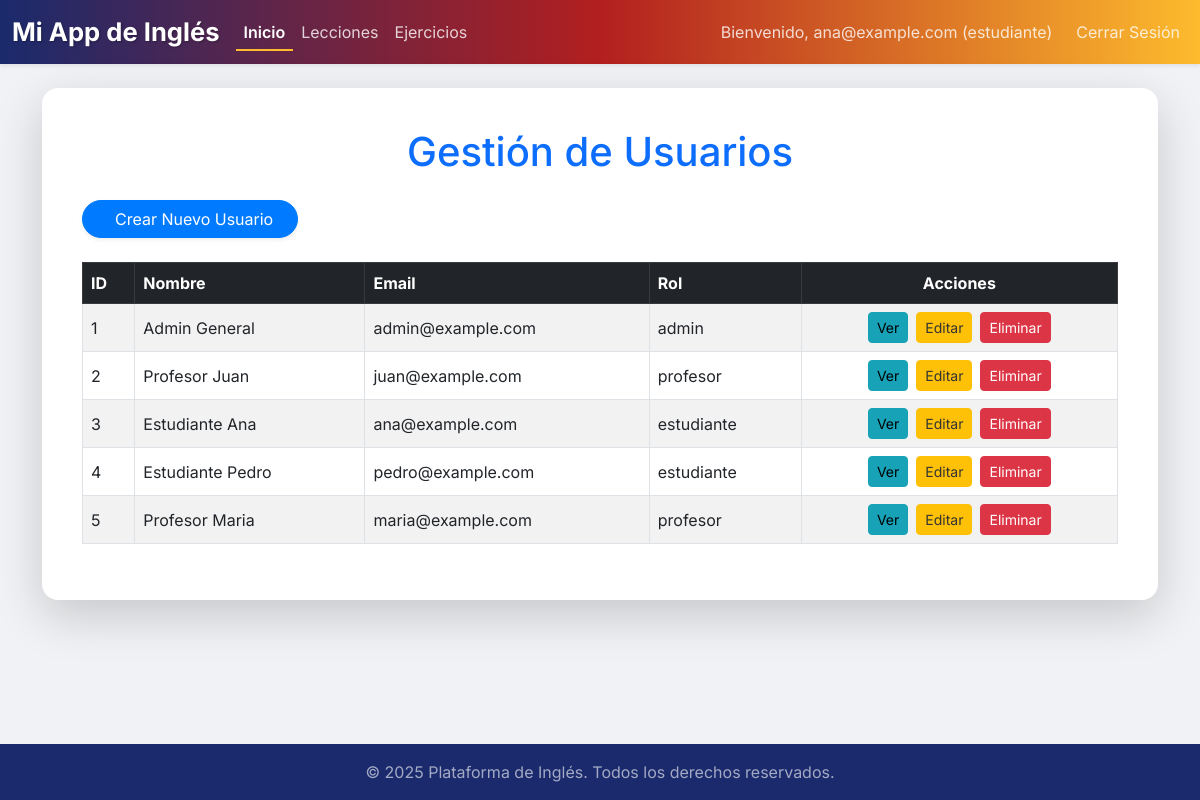
The app's page /usuarios_web (signed in) with its own data.
### app.py (models this page shows, shortened)
class BaseModel(db.Model):
    __abstract__ = True # Indica que esta clase es abstracta y no se mapeará a una tabla
    @classmethod
    def get_all(cls):
        return cls.query.all()

class Usuario(BaseModel):
    __tablename__ = 'usuarios'
    id_usuario = db.Column(db.Integer, primary_key=True)
    nombre = db.Column(db.String(100), nullable=False)
    email = db.Column(db.String(120), unique=True, nullable=False)
    contrasena_hash = db.Column(db.String(255), nullable=False)
    rol = db.Column(db.String(50), nullable=False) # 'admin', 'profesor', 'estudiante'
    fecha_registro = db.Column(db.DateTime, default=datetime.datetime.now)
    activo = db.Column(db.Boolean, default=True)
    estudiante_rel = db.relationship('Estudiante', backref='usuario', uselist=False, lazy=True, cascade="all, delete-orphan")
    profesor_rel = db.relationship('Profesor', backref='usuario', uselist=False, lazy=True, cascade="all, delete-orphan")

### app.py (the view)
@app.route('/usuarios_web')
@login_required # Protege la ruta para que solo usuarios logueados puedan acceder
def usuarios_web():
    usuarios = Usuario.get_all()
    return render_template('usuarios.html', usuarios=usuarios)

### app.py (called while the page is built)
def login_required(f):
    @wraps(f)
    def decorated_function(*args, **kwargs):
        if 'user_id' not in session:
            flash('Necesitas iniciar sesión para acceder a esta página.', 'warning')
            return redirect(url_for('login'))
        return f(*args, **kwargs)
    return decorated_function

### templates/usuarios.html (shortened to what this page needs)
{% extends "base.html" %}
{% block content %}
    <div class="card p-4 shadow-lg border-0 rounded-4">
        <div class="card-body">
            <h1 class="text-center mb-4 text-primary">Gestión de Usuarios</h1>
            <a href="{{ url_for('nuevo_usuario_web') }}" class="btn btn-primary mb-4 rounded-pill px-4 shadow-sm">
                 Crear Nuevo Usuario
            </a>
            <div class="table-responsive">
                <table class="table table-striped table-hover table-bordered align-middle">
                    <thead class="table-dark">
                        <tr>
                            <th scope="col">ID</th>
                            <th scope="col">Nombre</th>
                            <th scope="col">Email</th>
                            <th scope="col">Rol</th>
                            <th scope="col" class="text-center">Acciones</th>
                        </tr>
                    </thead>
                    <tbody>
                        {% for usuario in usuarios %}
                        <tr>
                            <td>{{ usuario.id_usuario }}</td>
                            <td>{{ usuario.nombre }}</td>
                            <td>{{ usuario.email }}</td>
                            <td>{{ usuario.rol }}</td>
                            <td>
                                <div class="d-flex justify-content-center">
                                    <a href="{{ url_for('ver_usuario_web', id_usuario=usuario.id_usuario) }}" class="btn btn-info btn-sm me-2">Ver</a>
                                    <a href="{{ url_for('editar_usuario_web', id_usuario=usuario.id_usuario) }}" class="btn btn-warning btn-sm me-2">Editar</a>
                                    <form action="{{ url_for('eliminar_usuario_web', id_usuario=usuario.id_usuario) }}" method="POST" style="display:inline-block;">
                                        <button type="submit" class="btn btn-danger btn-sm" onclick="return confirm('¿Estás seguro de que quieres eliminar este usuario?');">Eliminar</button>
                                    </form>
                                </div>
                            </td>
                        </tr>
                        {% else %}
                        <tr>
                            <td colspan="5" class="text-center text-muted py-3">No hay usuarios registrados.</td>
                        </tr>
                        {% endfor %}
                    </tbody>
                </table>
            </div>
        </div>
    </div>
{% endblock %}

### templates/base.html (shortened to what this page needs)
<!DOCTYPE html>
<html lang="es">
<head>
    <link href="https://cdn.jsdelivr.net/npm/bootstrap@5.3.0/dist/css/bootstrap.min.css" rel="stylesheet">
    <link rel="stylesheet" href="{{ url_for('static', filename='css/style.css') }}">
</head>
<body>
    <nav class="navbar navbar-expand-lg navbar-dark bg-dark custom-navbar-gradient shadow-sm">
        <div class="container-fluid">
            <a class="navbar-brand fw-bold" href="{{ url_for('index') }}">Mi App de Inglés</a>
            <div class="collapse navbar-collapse" id="navbarNav">
                <ul class="navbar-nav me-auto mb-2 mb-lg-0">
                    {% if session.get('user_id') %}
                    <li class="nav-item">
                        <a class="nav-link active" aria-current="page" href="{{ url_for('index') }}">Inicio</a>
                    </li>
                    {% endif %}
                    {% if session.get('user_rol') == 'admin' %}
                    <li class="nav-item">
                        <a class="nav-link" href="{{ url_for('niveles_web') }}">Niveles</a>
                    </li>
                    <li class="nav-item">
                        <a class="nav-link" href="{{ url_for('usuarios_web') }}">Usuarios</a>
                    </li>
                    <li class="nav-item">
                        <a class="nav-link" href="{{ url_for('estudiantes_web') }}">Estudiantes</a>
                    </li>
                    <li class="nav-item">
                        <a class="nav-link" href="{{ url_for('profesores_web') }}">Profesores</a>
                    </li>
                    <li class="nav-item">
                        <a class="nav-link" href="{{ url_for('lecciones_web') }}">Lecciones</a>
                    </li>
                    <li class="nav-item">
                        <a class="nav-link" href="{{ url_for('ejercicios_web') }}">Ejercicios</a>
                    </li>
                    {% elif session.get('user_rol') == 'estudiante' %}
                    <li class="nav-item">
                        <a class="nav-link" href="{{ url_for('lecciones_web') }}">Lecciones</a>
                    </li>
                    <li class="nav-item">
                        <a class="nav-link" href="{{ url_for('ejercicios_web') }}">Ejercicios</a>
                    </li>
                    {% endif %}
                </ul>
                <ul class="navbar-nav">
                    {% if session.get('user_id') %}
                        <li class="nav-item d-flex align-items-center">
                            <span class="nav-link text-white-50">Bienvenido, {{ session.get('user_email') }} ({{ session.get('user_rol') }})</span>
                        </li>
                        <li class="nav-item">
                            <a class="nav-link btn btn-outline-light ms-2" href="{{ url_for('logout') }}">Cerrar Sesión</a>
                        </li>
                    {% else %}
                        <li class="nav-item">
                            <a class="nav-link btn btn-outline-light" href="{{ url_for('login') }}">Iniciar Sesión</a>
                        </li>
                    {% endif %}
                </ul>
            </div>
        </div>
    </nav>
    <div class="container py-4">
        {% block content %}{% endblock %}
    </div>
    <footer class="footer mt-auto py-3 bg-dark text-white-50">
        <div class="container text-center">
            <span>&copy; 2025 Plataforma de Inglés. Todos los derechos reservados.</span>
        </div>
    </footer>
</body>
</html>

### static/css/style.css (style rules this page uses)
body { font-family: 'Inter', sans-serif; background-color: #f0f2f5; color: #333; min-height: 100vh; display: flex; flex-direction: column; }
.custom-navbar-gradient { background: linear-gradient(90deg, #1a2a6c 0%, #b21f1f 50%, #fdbb2d 100%); box-shadow: 0 4px 8px rgba(0, 0, 0, 0.2); }
.navbar-brand { font-size: 1.6rem; color: #ffffff !important; text-shadow: 1px 1px 2px rgba(0,0,0,0.3); }
.nav-link { color: rgba(255, 255, 255, 0.8) !important; transition: color 0.3s ease; }
.nav-link.active { color: #ffffff !important; font-weight: 600; border-bottom: 2px solid #fdbb2d; padding-bottom: 5px; }
.navbar .btn-outline-light { color: #ffffff; border-color: #ffffff; transition: all 0.3s ease; }
.container.py-4 { flex: 1; padding-bottom: 3rem !important; }
.card { border: none; border-radius: 0.75rem; box-shadow: 0 0.5rem 1rem rgba(0, 0, 0, 0.1); transition: transform 0.2s ease-in-out; }
.footer { background-color: #1a2a6c !important; color: rgba(255, 255, 255, 0.6) !important; padding-top: 1.5rem; padding-bottom: 1.5rem; }
.btn-primary { background-color: #007bff; border-color: #007bff; transition: background-color 0.3s ease, transform 0.2s ease; }
.btn-warning { background-color: #ffc107; border-color: #ffc107; color: #333; }
.btn-danger { background-color: #dc3545; border-color: #dc3545; }
.btn-info { background-color: #17a2b8; border-color: #17a2b8; }

### records on screen
Usuario: get "ana@example.com", id_usuario "3", nombre "Estudiante Ana", email "ana@example.com", rol "estudiante"
Usuario: id_usuario "1", nombre "Admin General", email "admin@example.com", rol "admin"
Usuario: id_usuario "2", nombre "Profesor Juan", email "juan@example.com", rol "profesor"
Usuario: id_usuario "4", nombre "Estudiante Pedro", email "pedro@example.com", rol "estudiante"
Usuario: id_usuario "5", nombre "Profesor Maria", email "maria@example.com", rol "profesor"

### other values on screen
{{ session.get('user_rol') }} "estudiante"
